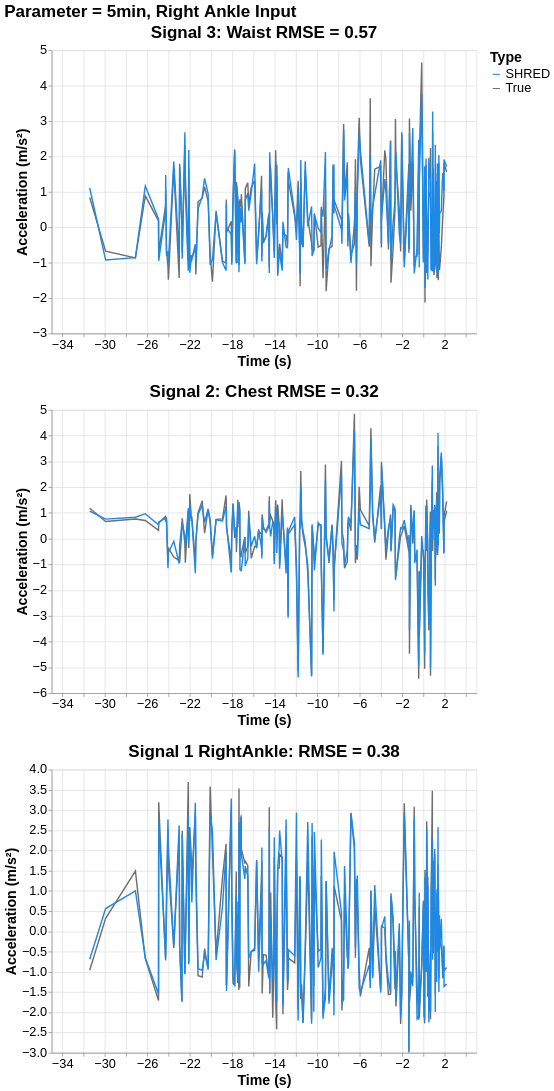

The notebook cell this image was saved under:
### Code cell
# format: ft.extractSignal(output_location, output_signal, output_axis, df_SHRED_tidy)
    # output_location: 'Chest', 'Waist', 'RightAnkle', 'LeftAnkle'
    # output_signal: 'Acceleration', 'Angular Velocity', 'Magnetic Field'
    # output_axis: 'x', 'y', z'

Signal1 = ft.extractSignal('LeftAnkle', 'Angular Velocity', 'x', df_SHRED_tidy)
Signal2 = ft.extractSignal('Chest', 'Angular Velocity', 'x', df_SHRED_tidy)
Signal3 = ft.extractSignal('Waist', 'Angular Velocity', 'x', df_SHRED_tidy)

my_scheme = ['#1e88e5', "#6E6E6E"] # '#014337', '#1e88e5', '#DB1048'

# Compute error: ft.rmse_error, ft.mae_error, OR ft.mbe_error
Signal1_error = ft.rmse_error(Signal1[Signal1['Type'] == 'True']['Value'], Signal1[Signal1['Type'] == 'SHRED']['Value'])
Signal2_error = ft.rmse_error(Signal2[Signal2['Type'] == 'True']['Value'], Signal2[Signal2['Type'] == 'SHRED']['Value'])
Signal3_error = ft.rmse_error(Signal3[Signal3['Type'] == 'True']['Value'], Signal3[Signal3['Type'] == 'SHRED']['Value'])

# plot left ankle acceleration
line1 = alt.Chart(Signal1).mark_line().encode(
    x=alt.X('Time:Q', title='Time (s)'),
    y=alt.Y('Value:Q', title='Acceleration (m/s\u00b2)'),
    color=alt.Color('Type:N', scale=alt.Scale(range=my_scheme))
).properties(
    width=600,
    height=400,
    title=f'Signal 1 RightAnkle: RMSE = {Signal1_error:.2f}'  # Can change this title to be specific to the output signal
)
# plot chest acceleration
line2 = alt.Chart(Signal2).mark_line().encode(
    x=alt.X('Time:Q', title='Time (s)'),
    y=alt.Y('Value:Q', title='Acceleration (m/s\u00b2)'),
    color=alt.Color('Type:N', scale=alt.Scale(range=my_scheme))
).properties(
    width=600,
    height=400,
    title=f'Signal 2: Chest RMSE = {Signal2_error:.2f}'  # Can change this title to be specific to the output signal
)

# plot Waist acceleration
line3 = alt.Chart(Signal3).mark_line().encode(
    x=alt.X('Time:Q', title='Time (s)'),
    y=alt.Y('Value:Q', title='Acceleration (m/s\u00b2)'),
    color=alt.Color('Type:N', scale=alt.Scale(range=my_scheme))
).properties(
    width=600,
    height=400,
    title=f'Signal 3: Waist RMSE = {Signal3_error:.2f}'  # Can change this title to be specific to the output signal
)

final_chart = alt.vconcat(line3, line2, line1).properties(
    title=f'Parameter = {save_tag}, Right Ankle Input' # Can change this title to match the input sensor
    # increase font size
).configure_axis(
    labelFontSize=18,
    titleFontSize=20
).configure_title(
    fontSize=24
).configure_legend(
    labelFontSize=18,
    titleFontSize=20
)

final_chart

### Figure 1 — Vega-Lite specification as saved in the notebook (floating-point values rounded to 4 significant figures; data arrays with more than 128 entries replaced by an {"elided": "..."} marker saying what was removed)
{"config": {"view": {"continuousWidth": 300, "continuousHeight": 300}, "axis": {"labelFontSize": 18, "titleFontSize": 20}, "legend": {"labelFontSize": 18, "titleFontSize": 20}, "title": {"fontSize": 24}}, "vconcat": [{"data": {"name": "data-57bca419077687f5fe48aa5d2e36616f"}, "mark": {"type": "line"}, "encoding": {"color": {"field": "Type", "scale": {"range": ["#1e88e5", "#6E6E6E"]}, "type": "nominal"}, "x": {"field": "Time", "title": "Time (s)", "type": "quantitative"}, "y": {"field": "Value", "title": "Acceleration (m/s²)", "type": "quantitative"}}, "height": 400, "title": "Signal 3: Waist RMSE = 0.57", "width": 600}, {"data": {"name": "data-9e559958d326eb9bbf1b06a20e04c087"}, "mark": {"type": "line"}, "encoding": {"color": {"field": "Type", "scale": {"range": ["#1e88e5", "#6E6E6E"]}, "type": "nominal"}, "x": {"field": "Time", "title": "Time (s)", "type": "quantitative"}, "y": {"field": "Value", "title": "Acceleration (m/s²)", "type": "quantitative"}}, "height": 400, "title": "Signal 2: Chest RMSE = 0.32", "width": 600}, {"data": {"name": "data-a318747e8639977d3d17b644659c3edb"}, "mark": {"type": "line"}, "encoding": {"color": {"field": "Type", "scale": {"range": ["#1e88e5", "#6E6E6E"]}, "type": "nominal"}, "x": {"field": "Time", "title": "Time (s)", "type": "quantitative"}, "y": {"field": "Value", "title": "Acceleration (m/s²)", "type": "quantitative"}}, "height": 400, "title": "Signal 1 RightAnkle: RMSE = 0.38", "width": 600}], "title": "Parameter = 5min, Right Ankle Input", "$schema": "https://vega.github.io/schema/vega-lite/v5.20.1.json", "datasets": {"data-57bca419077687f5fe48aa5d2e36616f": {"elided": "400 records"}, "data-9e559958d326eb9bbf1b06a20e04c087": {"elided": "400 records"}, "data-a318747e8639977d3d17b644659c3edb": {"elided": "400 records"}}}
